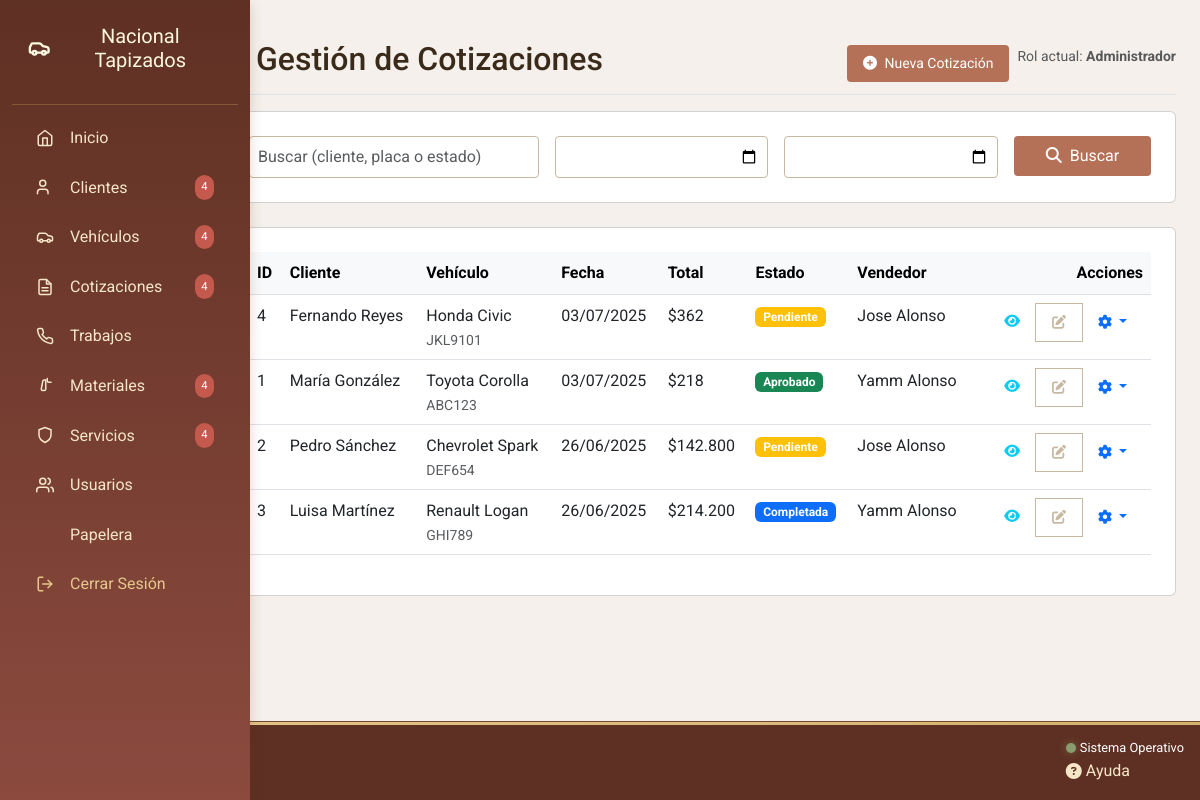
Page /admin/formularios/cotizaciones/index.php (signed in) on the committed database.
### tables this page shows
CREATE TABLE `cotizaciones` (
  `id_cotizacion` int(11) NOT NULL,
  `id_usuario` int(11) NOT NULL,
  `id_cliente` int(11) NOT NULL,
  `id_vehiculo` int(11) NOT NULL,
  `fecha_cotizacion` timestamp NOT NULL DEFAULT current_timestamp() ON UPDATE current_timestamp(),
  `subtotal_cotizacion` decimal(10,2) NOT NULL,
  `valor_adicional` decimal(10,2) DEFAULT 0.00,
  `iva` decimal(5,2) NOT NULL,
  `total_cotizacion` decimal(10,2) NOT NULL,
  `estado_cotizacion` enum('Pendiente','Aprobado','Rechazada','Completada') NOT NULL,
  `notas_cotizacion` text NOT NULL,
  `activo` tinyint(1) NOT NULL DEFAULT 1
);

CREATE TABLE `clientes` (
  `id_cliente` int(11) NOT NULL,
  `nombre_cliente` varchar(50) NOT NULL,
  `correo_cliente` varchar(70) NOT NULL,
  `telefono_cliente` varchar(25) NOT NULL,
  `direccion_cliente` text NOT NULL,
  `fecha_registro` timestamp NOT NULL DEFAULT current_timestamp() ON UPDATE current_timestamp(),
  `notas_cliente` text NOT NULL,
  `activo` tinyint(1) NOT NULL DEFAULT 1
);

CREATE TABLE `vehiculos` (
  `id_vehiculo` int(11) NOT NULL,
  `marca_vehiculo` varchar(50) NOT NULL,
  `modelo_vehiculo` varchar(50) NOT NULL,
  `placa_vehiculo` varchar(20) NOT NULL,
  `notas_vehiculo` text NOT NULL,
  `activo` tinyint(1) NOT NULL DEFAULT 1
);

CREATE TABLE `usuarios` (
  `id_usuario` int(11) NOT NULL,
  `id_rol` int(11) NOT NULL,
  `username_usuario` varchar(50) NOT NULL,
  `contrasena_usuario` varchar(255) NOT NULL,
  `nombre_completo` varchar(70) NOT NULL,
  `correo_usuario` varchar(70) NOT NULL,
  `telefono_usuario` varchar(25) NOT NULL,
  `fecha_creacion` timestamp NOT NULL DEFAULT current_timestamp() ON UPDATE current_timestamp(),
  `activo_usuario` enum('Activo','Inactivo') NOT NULL,
  `ultima_actividad` datetime NOT NULL,
  `activo` tinyint(1) NOT NULL DEFAULT 1
);

### php/auth.php (called while the page is built, shortened)
<?php
function getUserRole() {
    return $_SESSION['usuario_rol'] ?? 'Invitado';
}
function isAdmin() {
    return getUserRole() === 'Administrador';
}
?>

### admin/formularios/cotizaciones/index.php (the view, shortened to what this page needs)
<?php
require_once __DIR__ . '/../../../php/conexion.php';
require_once __DIR__ . '/../../../php/auth.php';
$busqueda = $_GET['busqueda'] ?? '';
$fecha_inicio = $_GET['fecha_inicio'] ?? '';
$fecha_fin = $_GET['fecha_fin'] ?? '';
$pagina = max(1, intval($_GET['pagina'] ?? 1));
$porPagina = 10;
$sql = "SELECT c.*, cl.nombre_cliente, v.marca_vehiculo, v.modelo_vehiculo, v.placa_vehiculo,
        u.nombre_completo as nombre_usuario
        FROM cotizaciones c
        JOIN clientes cl ON c.id_cliente = cl.id_cliente
        JOIN vehiculos v ON c.id_vehiculo = v.id_vehiculo
        JOIN usuarios u ON c.id_usuario = u.id_usuario";
$params = [];
$offset = ($pagina - 1) * $porPagina;
$sql .= " ORDER BY c.fecha_cotizacion DESC LIMIT $offset, $porPagina";
$stmt = $conex->prepare($sql);
$stmt->execute($params);
$cotizaciones = $stmt->fetchAll();
require_once __DIR__ . '/../../includes/head.php';
?>
<body class="bg-light">
    <div class="container-fluid">
        <div class="row">
            <?php include __DIR__ . '/../../includes/sidebar.php'; ?>
            <main class="col-md-9 ms-sm-auto col-lg-10 px-md-4 py-4">
                <div class="d-flex justify-content-between flex-wrap flex-md-nowrap align-items-center pt-3 pb-2 mb-3 border-bottom">
                    <h1 class="h2">
                        <i class="fas fa-file-invoice-dollar me-2"></i>Gestión de Cotizaciones
                    </h1>
                    <div class="btn-toolbar mb-2 mb-md-0">
                        <div class="btn-group me-2">
                            <a href="crear.php" class="btn btn-sm btn-primary">
                                <i class="fas fa-plus-circle me-1"></i> Nueva Cotización
                            </a>
                        </div>
                        <div class="text-muted small">
                            Rol actual: <strong><?= isAdmin() ? 'Administrador' : 'Vendedor' ?></strong>
                        </div>
                    </div>
                </div>
                <div class="card mb-4">
                    <div class="card-body">
                        <form class="row g-3">
                            <div class="col-md-4">
                                <input type="text" class="form-control" name="busqueda" value="<?= htmlspecialchars($busqueda) ?>"
                                    placeholder="Buscar (cliente, placa o estado)">
                            </div>
                            <div class="col-md-3">
                                <input type="date" class="form-control" name="fecha_inicio" value="<?= htmlspecialchars($fecha_inicio) ?>" placeholder="Fecha desde">
                            </div>
                            <div class="col-md-3">
                                <input type="date" class="form-control" name="fecha_fin" value="<?= htmlspecialchars($fecha_fin) ?>" placeholder="Fecha hasta">
                            </div>
                            <div class="col-md-2">
                                <button class="btn btn-primary w-100" type="submit">
                                    <i class="fas fa-search me-1"></i> Buscar
                                </button>
                            </div>
                        </form>
                    </div>
                </div>
                <div class="card">
                    <div class="card-body">
                        <div class="table-responsive">
                            <table class="table table-hover">
                                <thead class="table-light">
                                    <tr>
                                        <th>ID</th>
                                        <th>Cliente</th>
                                        <th>Vehículo</th>
                                        <th>Fecha</th>
                                        <th>Total</th>
                                        <th>Estado</th>
                                        <th>Vendedor</th>
                                        <th class="text-end">Acciones</th>
                                    </tr>
                                </thead>
                                <tbody>
                                    <?php if (count($cotizaciones) > 0): ?>
                                        <?php foreach ($cotizaciones as $cotizacion): ?>
                                            <tr>
                                                <td><?= $cotizacion['id_cotizacion'] ?></td>
                                                <td><?= htmlspecialchars($cotizacion['nombre_cliente']) ?></td>
                                                <td>
                                                    <?= htmlspecialchars($cotizacion['marca_vehiculo']) ?>
                                                    <?= htmlspecialchars($cotizacion['modelo_vehiculo']) ?>
                                                    <small class="text-muted d-block"><?= htmlspecialchars($cotizacion['placa_vehiculo']) ?></small>
                                                </td>
                                                <td><?= date('d/m/Y', strtotime($cotizacion['fecha_cotizacion'])) ?></td>
                                                <td>$<?= number_format($cotizacion['total_cotizacion'], 0, ',', '.') ?></td>
                                                <td>
                                                    <span class="badge bg-<?=
                                                        $cotizacion['estado_cotizacion'] == 'Aprobado' ? 'success' :
                                                        ($cotizacion['estado_cotizacion'] == 'Rechazada' ? 'danger' :
                                                        ($cotizacion['estado_cotizacion'] == 'Completada' ? 'primary' : 'warning'))
                                                    ?>">
                                                        <?= $cotizacion['estado_cotizacion'] ?>
                                                    </span>
                                                </td>
                                                <td><?= htmlspecialchars($cotizacion['nombre_usuario']) ?></td>
                                                <td class="text-end">
                                                    <div class="btn-group" role="group">
                                                        <a href="ver.php?id=<?= $cotizacion['id_cotizacion'] ?>" class="btn btn-sm btn-outline-info">
                                                            <i class="fas fa-eye"></i>
                                                        </a>
                                                        <a href="editar.php?id=<?= $cotizacion['id_cotizacion'] ?>" class="btn btn-sm btn-outline-secondary">
                                                            <i class="fas fa-edit"></i>
                                                        </a>
                                                        <div class="btn-group">
                                                            <button type="button" class="btn btn-sm btn-outline-primary dropdown-toggle" data-bs-toggle="dropdown">
                                                                <i class="fas fa-cog"></i>
                                                            </button>
                                                        </div>
                                                    </div>
                                                </td>
                                            </tr>
                                        <?php endforeach; ?>
                                    <?php else: ?>
                                        <tr>
                                            <td colspan="8" class="text-center py-4">No se encontraron cotizaciones</td>
                                        </tr>
                                    <?php endif; ?>
                                </tbody>
                            </table>
                        </div>
                    </div>
                </div>
            </main>
        </div>
    </div>
    <?php require_once __DIR__ . '/../../includes/footer.php'; ?>
</body>
</html>

### rows in the picture
cotizaciones: id_cotizacion "4", id_cliente.nombre_cliente "Fernando Reyes", id_vehiculo.marca_vehiculo "Honda", id_vehiculo.modelo_vehiculo "Civic", id_vehiculo.placa_vehiculo "JKL9101", fecha_cotizacion "03/07/2025", total_cotizacion "362", estado_cotizacion "Pendiente", id_usuario.nombre_completo "Jose Alonso"
cotizaciones: id_cotizacion "1", id_cliente.nombre_cliente "María González", id_vehiculo.marca_vehiculo "Toyota", id_vehiculo.modelo_vehiculo "Corolla", id_vehiculo.placa_vehiculo "ABC123", fecha_cotizacion "03/07/2025", total_cotizacion "218", estado_cotizacion "Aprobado", id_usuario.nombre_completo "Yamm Alonso"
cotizaciones: id_cotizacion "2", id_cliente.nombre_cliente "Pedro Sánchez", id_vehiculo.marca_vehiculo "Chevrolet", id_vehiculo.modelo_vehiculo "Spark", id_vehiculo.placa_vehiculo "DEF654", fecha_cotizacion "26/06/2025", total_cotizacion "142.800", estado_cotizacion "Pendiente", id_usuario.nombre_completo "Jose Alonso"
cotizaciones: id_cotizacion "3", id_cliente.nombre_cliente "Luisa Martínez", id_vehiculo.marca_vehiculo "Renault", id_vehiculo.modelo_vehiculo "Logan", id_vehiculo.placa_vehiculo "GHI789", fecha_cotizacion "26/06/2025", total_cotizacion "214.200", estado_cotizacion "Completada", id_usuario.nombre_completo "Yamm Alonso"
